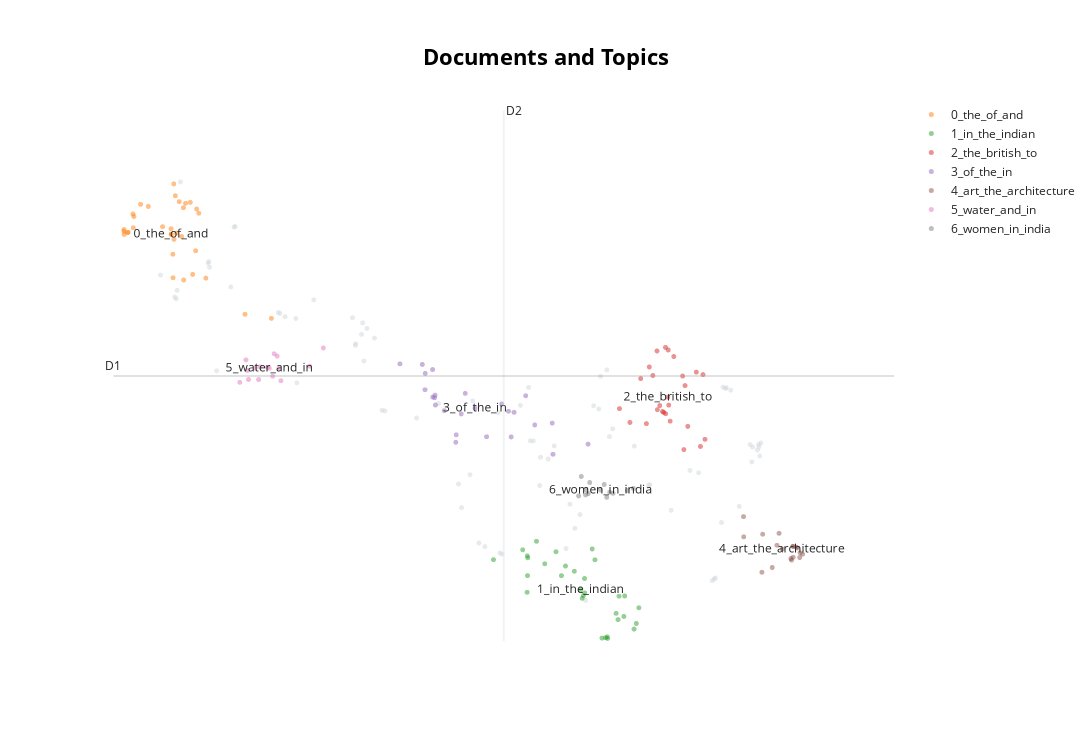

The notebook cell saved with this chart:
### Code cell
model.visualize_documents(questions)

### Figure 1 — Plotly figure (JSON) as saved in the notebook; plotly's stock layout.template omitted (floating-point values rounded to 4 significant figures)
{"data": [{"hoverinfo": "text", "hovertext": ["Discuss the main objectives of Population Education and point out the measures to achieve them in India in detail.", "‘Latecomer’ Industrial Revolution in Japan involved certain factors that were markedly different from what West had experienced.” Analyze.", "Explain the role of geographical factors towards the development of Ancient India.", "What were the major technological changes introduced during the Sultanate period? How did those technological changes influence the Indian society?", "Examine the linkages between the nineteenth century’s ‘Indian Renaissance’ and the emergence of national identity.", "Critically examine the effect of globalization on the aged population in India.", "Assess the main administrative issues and socio-cultural problems in the integration process of Indian Princely States.", "Why is Indian Regional Navigational Satellite System (IRNSS) needed? How does it help in navigation?", "South China Sea has assumed great geopolitical significance in the present context. Comment.", "Bring out the causes for more frequent occurrence of landslides in the Himalayas than in the Western Ghats.", "Why is India taking keen interest in the Arctic region?", "Differentiate the causes of landslides in the Himalayan region and Western Ghats.", "Discuss whether formation of new states in recent times is beneficial or not for the economy of India.", "Discuss the multi-dimensional implications of uneven distribution of mineral oil in the world.", "The Bhakti movement received a remarkable re-orientation with the advent of Sri Chaitanya Mahaprabhu. Discuss.", "Critically evaluate the various resources of the oceans which can be harnessed to meet the resource crisis in the world.", "Examine the status of forest resources of India and its resultant impact on climate change.", "Discuss the consequences of climate change on the food security in tropical countries.", "Why did the ‘Moderates’ failed to carry conviction with the nation about their proclaimed ideology and political goals by the end of the nineteenth century?", "Critically discuss the objectives of Bhoodan and Gramdan movements initiated by AcharyaVinobhaBhave and their success.", "Growing feeling of regionalism is an important factor in generation of demand for a separate state. Discuss.", "COVID-19 pandemic accelerated class inequalities and poverty in India. Comment.", "“Inspite of adverse environmental impact, coal mining is still inevitable for development”.\nDiscuss", "Do we have cultural pockets of small India all over the nation? Elaborate with examples.", "Mention the significance of straits and isthmus in international trade.", "With growing scarcity of fossil fuels, the atomic energy is gaining more and more significance in India. Discuss the availability of raw material required for the generation of atomic energy in India and in the world.", "\"An essential condition to eradicate poverty is to liberate the poor from the process of deprivation.\" Substantiate this statement with suitable examples.", "How did the colonial rule affect the tribals in India and what was the tribal response to the colonial oppression?", "Bring out the constructive programmes of Mahatma Gandhi during Non-Cooperation Movement and Civil Disobedience Movement.", "The recent cyclone on the east coast of India was called ‘Phailin’. How are the tropical cyclones named across the world? Elaborate.", "How will the melting of Himalayan glaciers have a far- reaching impact on the water resources of India?", "Explore and evaluate the impact of ‘Work From Home’ on family relationships.", "Since the decade of the 1920s, the national movement acquired various ideological strands and thereby expanded its social base. Discuss.", "With a brief background of quality of urban life in India, introduce the objectives and strategy of the 'Smart City Programme'.", "Child cuddling is now being replaced by mobile phones. Discuss its impact on the socialization of children.", "Discuss the role of women in the freedom struggle especially during the Gandhian phase.", "What are the economic significances of discovery of oil in Arctic Sea and its possible environemental consequences?", "Critically examine the compulsions which prompted India to play a decisive role in the emergence of Bangladesh.", "Describing the distribution of rubber producing countries, indicate the major environmental issues faced by them.", "Discuss the causes of depletion of mangroves and explain their importance in maintaining coastal ecology.", "It is said that India has substantial reserves of shale oil and gas, which can feed the needs of the country for quarter century. However, tapping of the resource does not appear to be high on the agenda. Discuss critically the availability and issues involved.", "‘Communalism arises either due to power struggle or relative deprivation.’ Argue by giving suitable illustrations.", "The life cycle of a joint family depends on economic factors rather than social values. Discuss.", "Why is India considered as a sub-continent? Elaborate your answer.", "Why did the industrial revolution first occur in England? Discuss the quality of life of the people there during the industrialization. How does it compare with that in India at present times?", "Tropical cyclones are largely confined to South China Sea, Bay of Bengal and Gulf of Mexico. Why?", "Defying the barriers of age, gender and religion, the Indian women became the torchbearer during the struggle for freedom in India. Discuss.", "Highlight the differences in the approach of Subhash Chandra Bose and Mahatma Gandhi in the struggle for freedom.", "Assess the importance of the accounts of the Chinese and Arab travellers in the reconstruction of the history of India.", "How have digital initiatives in India contributed to the functioning of the education system in the country? Elaborate your answer.", "What problems are germane to the decolonization process in the Malay Peninsula?", "Discuss the meaning of colour-coded weather warnings for cyclone prone areas given by India Meteorological department.", "Discuss the natural resource potentials of ‘Deccan trap’.", "What was the difference between Mahatma Gandhi and Rabindranath Tagore in their approach towards education and nationalism?", "To what extent did the role of the moderates prepare a base for the wider freedom movement? Comment.", "How difficult would have been the achievement of Indian independence without Mahatma Gandhi? Discuss.", "Mahatma Gandhi and Dr. B R Ambedkar, despite having divergent approaches and strategies, had a common goal of amelioration of the downtrodden. Elucidate.", "Throw light on the significance of the thoughts of Mahatma Gandhi in the present times.", "Do you agree that regionalism in India appears to be a consequence of rising cultural assertiveness? Argue.", "‘Despite implementation of various programmes for eradication of poverty by the government in India, poverty is still existing’. Explain by giving reasons.", "How is efficient and affordable urban mass transport key to the rapid economic development in India?", "Several foreigners made India their homeland and participated in various movements.\nAnalyze their role in the Indian struggle for freedom.", "Do you agree that there is a growing trend of opening new sugar mills in southern states of India? Discuss with justification.", "Write a critical note on the evolution and significance of the slogan, ‘Jai Jawan, Jai Kisan’.", "Though not very useful from the point of view of a connected political history of South India, the Sangam literature portrays the social and economic conditions of its time with remarkable vividness. Comment.", "What is the basis of regionalism? Is it that unequal distribution of benefits of development on regional basis eventually promotes regionalism? Substantiate your answer.", "The political and administrative reorganization of states and territories has been a continuous ongoing process since the mid-nineteenth century. Discuss with examples.", "Evaluate the policies of Lord Curzon and their long term implications on the national movements.", "Why did the Green Revolution in India virtually by-pass the eastern region despite fertile soil and good availability of water?", "Comment on the resource potentials of the long coastline of India and highlight the status of natural hazard preparedness in these areas.", "Smart cities in India cannot sustain without smart vilages. Discuss this statement in the backdrop of rural urban integration.", "\"The Himalayas are highly prone to landslides.\" Discuss the causes and suggest suitable measures of mitigation.", "Identify and discuss the factors responsible for diversity of natural vegetation in India. Assess the significance of wildlife sanctuaries in rain forests regions of India.", "India has immense potential of solar energy though there are regional variations in its developments. Elaborate.", "Examine how the decline of traditional artisanal industry in colonial India crippled the rural economy.", "Many voices had strengthened and enriched the nationalist movement during the Gandhian phase. Elaborate.", "Debate the issue whether and how contemporary movements for assertion of Dalit identity work towards annihilation of caste.", "Evaluate the nature of the Bhakti Literature and its contribution to Indian culture.", "Petroleum refineries are not necessarily located nearer to crude oil producing areas, particularly in many of the developing countries. Explain its implications.", "In the context of the diversity of India, can it be said that the regions form cultural units rather than the States? Give reasons with examples for your view point.", null], "marker": {"color": "#CFD8DC", "opacity": 0.5, "size": 5}, "mode": "markers+text", "name": "other", "showlegend": false, "type": "scattergl", "x": [3.849, 4.533, 3.703, 4.748, 5.98, 3.922, 4.611, 1.931, 0.4618, 0.1753, 1.835, 0.1687, 3.163, 1.917, 5.898, 1.364, 0.963, -0.3711, 6.026, 5.91, 3.003, 4.018, 1.172, 3.472, 0.4745, 2.051, 3.93, 4.994, 6.425, -0.2087, 0.4243, 4.377, 6.035, 2.137, 4.264, 5.169, 1.803, 5.41, 0.2644, -0.1459, 1.904, 4.22, 4.321, 3.233, 4.59, -0.1836, 5.154, 6.401, 5.721, 3.814, 4.682, -0.1937, 1.161, 6.333, 5.998, 6.304, 6.402, 6.387, 3.301, 4.086, 2.528, 5.624, 2.775, 6.323, 6.181, 3.037, 3.133, 6.086, 3.796, 1.038, 2.169, 0.1837, 0.9802, 1.839, 4.711, 6.412, 4.441, 5.874, 1.966, 3.494, 3.451], "y": [3.331, 3.87, 3.876, 3.517, 2.079, 2.646, 4.322, 4.557, 6.613, 6.082, 4.799, 6.059, 3.944, 5.142, 1.212, 5.496, 5.301, 5.875, 4.138, 1.227, 2.669, 3.053, 4.222, 1.611, 6.621, 4.908, 3.08, 3.251, 3.298, 5.539, 5.694, 2.201, 4.145, 3.8, 2.36, 2.66, 5.221, 2.266, 4.407, 7.305, 4.967, 1.68, 1.989, 1.764, 3.821, 5.642, 2.649, 3.275, 2.842, 3.332, 4.421, 5.511, 5.209, 3.237, 4.156, 3.274, 3.239, 3.191, 1.709, 3.255, 3.682, 2.877, 3.905, 3.008, 2.325, 2.307, 2.812, 4.109, 4.152, 5.237, 3.792, 5.995, 5.287, 4.821, 3.396, 3.099, 0.8829, 1.186, 5.057, 1.595, 3.764]}, {"hoverinfo": "text", "hovertext": ["Assess the impact of global warming on the coral life system with examples.", "Describe the characteristics and types of primary rocks.", "How do the melting of the Arctic ice and glaciers of the Antarctic differently affect the weather patterns and human activities on the Earth? Explain.", "Most of the unusual climatic happenings are explained as an outcome of the El-Nino effect. Do you agree?", "Discuss the concept of air mass and explain its role in macro-climatic changes.", "What do you understand by the theory of continental drift? Discuss the prominent evidences in its support.", "Briefly mention the alignment of major mountain ranges of the world and explain their impact on local weather conditions, with examples.", "Explain the formation of thousands of islands in Indonesian and Philipines archipelagos.", "There is no formation of deltas by rivers on the Western Ghats. Why?", "How do ocean currents and water masses differ in their impacts on marine life and coastal environment? Give suitable examples.", "Explain the factors responsible for the origin of ocean currents. How do they influence regional climates, fishing and navigation?", "Troposphere is a very significant atmospheric layer that determines weather processes.\nHow?", "How does the Juno Mission of NASA help to understand the origin and evolution of the Earth?", "Why is the South-West monsoon called ‘Purvaiya’ (easterly) in Bhojpur Region? How has this directional seasonal wind system influenced the cultural ethos of the region?", "Define mantle plume and explain its role in plate tectonics.", "How can the mountain ecosystem be restored from the negative impact of development initiatives and tourism?", "Major hot deserts in northern hemisphere are located between 20-30 deg N latitudes and on the western sides of the continents. Why?", "How far do you agree that the behaviour of the Indian monsoon has been changing due to humanizing landscape? Discuss.", "The process of desertification does not have climate boundaries. Justify with examples.", "What characteristics can be assigned to monsoon climate that succeeds in feeding more than 50 percent of the world population residing in Monsoon Asia?", "How does the cryosphere affect global climate?", "Why are the world’s fold mountain systems located along the margins of continents? Bring out the association between the global distribution of fold mountains and the earthquakes and volcanoes.", "What are the forces that influence ocean currents? Describe their role in fishing industry of the world.", "What are the consequences of spreading of ‘Dead Zones’ on marine ecosystem?", "What do you understand by the phenomenon of ‘temperature inversion’ in meteorology? How does it affect weather and the habitants of the place?", "How are the fjords formed? Why do they constitute some of the most picturesque areas of the world?", "Mention the global occurrence of volcanic eruptions in 2021 and their impact on regional environment.", "Bring out the causes for the formation of heat islands in the urban habitat of the world.", "Discuss the geophysical characteristics of Circum- Pacific Zone.", "The states of Jammu and Kashmir, Himachal Pradesh and Uttarakhand are reaching the limits of ecological carrying capacity due to tourism. Critically evaluate.", "Bring out the relationship between the shrinking Himalayan glaciers and the symptoms of climate change in the Indian sub-continent.", "Account for variations in oceanic salinity and discuss its multi-dimensional effects.", null], "marker": {"opacity": 0.5, "size": 5}, "mode": "markers+text", "name": "0_the_of_and", "text": ["", "", "", "", "", "", "", "", "", "", "", "", "", "", "", "", "", "", "", "", "", "", "", "", "", "", "", "", "", "", "", "", "0_the_of_and"], "textfont": {"size": 12}, "type": "scattergl", "x": [-0.5094, -0.2515, -0.6795, -0.7826, -0.7861, 0.06239, -0.2494, -0.597, 0.02631, -0.2032, -0.08741, -0.7373, 0.038, -0.1088, -0.3477, 0.5856, -0.2186, -0.007238, -0.2317, -0.2296, -0.744, -0.1325, -0.03379, -0.221, -0.7846, -0.1912, -0.6726, -0.6836, -0.112, 0.8838, 0.1421, -0.1599, -0.2507], "y": [6.929, 6.587, 6.603, 6.5, 6.547, 6.824, 6.5, 6.961, 6.25, 7.094, 6.977, 6.533, 6.889, 5.8, 6.618, 5.274, 6.424, 5.886, 6.195, 5.834, 6.527, 6.468, 6.992, 7.275, 6.574, 6.521, 6.774, 6.813, 6.909, 5.212, 5.829, 7.002, 6.504]}, {"hoverinfo": "text", "hovertext": ["What are the main features of Vedic society and religion? Do you think some of the features are still prevailing in Indian society?", "Do you think marriage as a sacrament in loosing its value in Modern India?", "Given the diversities among the tribal communities in India, in which specific contexts should they be considered as a single category?", "Pala period is the most significant phase in the history of Buddhism in India. Enumerate.", "Has caste lost its relevance in understanding the multi- cultural Indian Society? Elaborate your answer with illustrations.", "Analyze the salience of ‘sect’ in Indian society vis-a-vis caste, region and religion.", "The ancient civilization in Indian sub continent differed from those of Egypt , Mesopotamia and Greece in that its culture and traditions have been preserved without breakdown to the present day. Comment", "Sufis and medieval saints failed to modify either the religious ideas and practices or the outward structure of Hindu/ Muslim societies to any appreciable extent. Comment.", "Has the formation of linguistic States strengthened the cause of Indian Unity?", "What are the two major legal initiatives by the State since Independence addressing discrimination against Scheduled Tribes(STs)?", "Why are the tribals in India referred to as 'the Scheduled Tribes? Indicate the major provisions in the Constitution of India for their upliftment.", "Is diversity and pluralism in India under threat due to globalisation? Justify your answer.", "How does Indian society maintain continuity in traditional social values? Enumerate the changes taking place in it.", "Discuss the impact of post-liberal economy on ethnic identity and communalism.", "Are we losing our local identity for the global identity? Discuss.", "To what extent globalization has influenced the core of cultural diversity in India? Explain.", "What are the challenges to our cultural practices in the name of secularism?", "Why is caste identity in India both fluid and static?", "Examine the uniqueness of tribal knowledge system when compared with mainstream knowledge and cultural systems.", "Are tolerance, assimilation and pluralism the key elements in the making of an Indian form of secularism? Justify your answer.", "How do the Indian debates on secularism differ from the debates in the West?", "Describe any four cultural elements of diversity in India and rate their relative significance in building a national identity.", "Globalisation is generally said to promote cultural homogenisation but due to this cultural specificities appear to be strengthened in the Indian society.’ Elucidate.", "Trace the rise and growth of socio-religious reform movements with special reference to Young Bengal and Brahmo Samaj.", "Distinguish between religiousness/religiosity and communalism giving one example of how the former has got transformed into the latter in independent India.", "Customs and traditions suppress reason leading to obscurantism. Do you agree?", "“Caste system is assuming new identities and associational forms. Hence, caste system cannot be eradicated in India.”", "What makes the Indian society unique in sustaining its culture? Discuss.", "How the Indian concept of secularism different from the western model of secularism?\nDiscuss.", "The spirit of tolerance and love is not only an interesting feature of Indian society from very early times, but it is also playing an important part at the present. Elaborate.", null], "marker": {"opacity": 0.5, "size": 5}, "mode": "markers+text", "name": "1_in_the_indian", "text": ["", "", "", "", "", "", "", "", "", "", "", "", "", "", "", "", "", "", "", "", "", "", "", "", "", "", "", "", "", "", "1_in_the_indian"], "textfont": {"size": 12}, "type": "scattergl", "x": [4.787, 4.82, 4.213, 5.044, 4.432, 4.809, 3.784, 4.99, 3.398, 4.516, 4.547, 3.729, 4.429, 4.106, 3.782, 3.886, 4.627, 4.416, 4.168, 4.667, 4.69, 3.979, 3.786, 5.016, 4.875, 3.779, 4.403, 4.314, 4.687, 4.884, 4.385], "y": [0.6849, 0.9473, 1.411, 0.7701, 0.9976, 0.5886, 1.264, 0.4435, 1.508, 1.673, 1.506, 1.66, 1.219, 1.63, 1.567, 1.79, 0.3047, 0.9553, 1.263, 0.3111, 0.3005, 1.445, 1.537, 0.5295, 0.6374, 1.008, 0.9155, 1.331, 0.3236, 0.9517, 1.049]}, {"hoverinfo": "text", "hovertext": ["Examine critically the various facets of economic policies of the British in India from mid-eighteenth century till independence.", "The 1857 uprising was the culmination of the recurrent, big and small local rebellions that had occurred in the preceding hundred years of British rule. Elucidate.", "Why did the armies of the British East India Company – mostly comprising of Indian soldiers – win consistently against the more numerous and better equipped armies of the Indian rulers? Give reasons.", "Whereas the British planters had developed tea gardens all along the Shivaliks and Lesser Himalayas from Assam to Himachal Pradesh, in effect they did not succeed beyond the Darjeeling area. Explain.", "Why indentured labour was taken by the British from India to their colonies? have they been able to preserve their cultural identity over there?", "” There arose a serious challenge to the Democratic State System between the two World Wars.” Evaluate the statement.", "What were the major political, economic and social developments in the world which motivated the anti-colonial in India?", "The New Economic Policy – 1921 of Lenin had influenced the policies adopted by India soon after independence. Evaluate.", "Why was there a sudden spurt in famines in colonial India since the mid-eighteenth century? Give reasons.", "Clarify how mid-eighteenth century India was beset with the spectre of a fragmented polity.", "“American Revolution was an economic revolt against mercantilism.” Substantiate.", "What were the events that led to the Suez Crisis in 1956? How did it deal a final blow to Britain’s self-image as a world power?", "Assess the role of British imperial power in complicating the process of transfer of power during the 1940s.", "The anti-colonial struggles in West Africa were led by the new elite of Western-educated Africans.", "Explain how the foundations of the modern world were laid by the American and French Revolutions.", "It would have been difficult for the Constituent Assembly to complete its historic task of drafting the Constitution for Independent India in just three years, but its experience gained with the Government of India Act, 1935\n.Discuss.", "Highlight the importance of the new objectives that got added to the vision of Indian Independence since the twenties of the last century.", "To what extend can Germany be held responsible for causing the two World Wars? Discuss critically.", "Explain how the Uprising of 1857 constitutes an important watershed in the evolution of British policies towards colonial India.", "Discuss the contributions of MaulanaAbulKalam Azad to pre- and post-independent India.", "In what ways did the navel mutiny prove to be the last nail in the coffin of British colonial aspirations in India?", "The third battle of Panipat was fought in 1761. Why were so many empire-shaking battles fought at Panipat?", "“Africa was chopped into states artificially created by accidents of European competition.” Analyze.", "What policy instruments were deployed to contain the Great Economic Depression?", "Analyze the circumstances that led to the Tashkent Agreement in 1966. Discuss the highlights of the Agreement.", null], "marker": {"opacity": 0.5, "size": 5}, "mode": "markers+text", "name": "2_the_british_to", "text": ["", "", "", "", "", "", "", "", "", "", "", "", "", "", "", "", "", "", "", "", "", "", "", "", "", "2_the_british_to"], "textfont": {"size": 12}, "type": "scattergl", "x": [5.383, 5.281, 5.254, 4.825, 5.312, 5.346, 5.13, 5.567, 4.943, 5.598, 5.695, 5.163, 5.203, 5.44, 5.77, 5.793, 5.742, 5.25, 5.327, 5.554, 5.348, 5.399, 5.377, 5.54, 5.065, 5.372], "y": [3.88, 3.873, 3.811, 3.827, 3.782, 4.765, 3.596, 4.18, 3.614, 3.554, 4.387, 4.466, 4.335, 4.626, 4.349, 3.355, 3.246, 4.711, 3.768, 3.197, 3.748, 3.634, 4.727, 4.326, 4.288, 4.002]}, {"hoverinfo": "text", "hovertext": ["Defining blue revolution, explain the problems and strategies for pisciculture development in India.", "Elucidate the relationship between globalization and new technology in a world of scarce resources, with special reference to India.", "How does India see its place in the economic space of rising natural resources rich Africa?", "Analyze the factors for the highly decentralized cotton textile industry in India.", "Discuss the various social problems which originated out of the speedy process of urbanization in India.", "Discuss the factors for localisation of agro-based food processing industries of North-West India.", "Why did human development fail to keep pace with economic development in India?", "Does urbanization lead to more segregation and/or marginalization of the poor in Indian metropolises?", "To what extent has the urban planning and culture of the Indus Valley Civilization provided inputs to the present day urbanization?\nDiscuss.", "Account for the change in the spatial pattern of the Iron and Steel industry in the world.", "Despite India being one of the countries of the Gondwanaland, its mining industry contributes much less to its Gross Domestic Product(GDP) in percentage. Discuss.", "What is the significance of Industrial Corridors in India? Identifying industrial corridors, explain their main characteristics.", "Bring out the socio-economic effects of the introduction of railways in different countries of the world", "Account for the present location of iron and steel industries away from the source of raw material, by giving examples.", "“The growth of cities as I.T. hubs has opened up new avenues of employment, but has also created new problems”. Substantiate this statement with examples", "What are the main socio-economic implications arising out of the development of IT industries in major cities of India?", "How is the growth of Tier 2 cities related to the rise of a new middle class with an emphasis on the culture of consumption?", "What is Cryptocurrency? How does it affect global society? Has it been affecting Indian society also?", "Can the strategy of regional resource-based manufacturing help in promoting employment in India?", "Mention core strategies for the transformation of aspirational districts in India and explain the nature of convergence, collaboration and competition for its success.", "Mention the advantages of the cultivation of pulses because of which the year 2016 was declared as the International Year of Pulses by United Nations.", "Discuss the changes in the trends of labour migration within and outside India in the last four decades.", "Critically examine whether growing population is the cause of poverty OR poverty is the mains cause of population increase in India.", "From being net food importer in 1960s, India has emerged as a net food exporter to the world. Provide reasons.", null], "marker": {"opacity": 0.5, "size": 5}, "mode": "markers+text", "name": "3_of_the_in", "text": ["", "", "", "", "", "", "", "", "", "", "", "", "", "", "", "", "", "", "", "", "", "", "", "", "3_of_the_in"], "textfont": {"size": 12}, "type": "scattergl", "x": [3.763, 2.624, 2.34, 2.732, 3.866, 2.737, 4.063, 3.598, 3.631, 2.709, 2.626, 3.491, 2.841, 2.593, 2.977, 3.034, 2.972, 3.321, 2.711, 3.568, 3.079, 4.47, 4.072, 2.741, 3.19], "y": [4.024, 4.116, 4.513, 3.994, 3.576, 4.034, 3.604, 3.392, 3.77, 4.426, 4.367, 3.898, 3.795, 4.504, 3.424, 3.745, 3.309, 3.395, 4.003, 3.786, 4.061, 3.281, 3.125, 3.881, 3.834]}, {"hoverinfo": "text", "hovertext": ["Chola architecture represents a high watermark in the evolution of temple architecture. Discuss", "How will you explain the medieval Indian temple sculptures represent the social life of those days?", "“In many ways, Lord Dalhousie was the founder of modern India.” Elaborate.", "Discuss the main contributions of Gupta period and Chola period to Indian heritage and culture\n.", "Persian literary sources of medieval India reflect the spirit of the age. Comment.", "Indian Philosophy and tradition played a significant role in conceiving and shaping the monuments and their art in India. Discuss.", "Discuss the ‘Tandava’ dance as recorded in early Indian inscriptions.", "Mesolithic rock cut architecture of India not only reflects the cultural life of the times but also a fine aesthetic sense comparable to modern painting. Critically evaluate this comment.", "Early Buddhist Stupa-art, while depicting folk motifs and narratives successfully expounds Buddhist ideals. Elucidate.", "How do you justify the view that the level of excellence of the Gupta numismatic art is not at all noticeable in later times?", "The rock-cut architecture represents one of the most important sources of our knowledge of early Indian art and history. Discuss.", "Gandhara sculpture owed as much to the Romans as to the Greeks. Explain.", "Safeguarding the Indian art heritage is the need of the moment.", "Taxila university was one of the oldest universities of the world with which were associated a number of renowned learned personalities of different disciplines. Its strategic location caused its fame to flourish, but unlike Nalanda, it is not considered as a university in the modern sense. Discuss.", "Highlight the Central Asian and Greco Bactrian elements in the Gandhara art.", "Krishnadeva Raya, the King of Vijayanagar, was not only an accomplished scholar himself but was also a great patron of learning and literature. Discuss.", "Discuss the significance of the lion and bull figures in Indian mythology, art and architecture.", null], "marker": {"opacity": 0.5, "size": 5}, "mode": "markers+text", "name": "4_art_the_architecture", "text": ["", "", "", "", "", "", "", "", "", "", "", "", "", "", "", "", "", "4_art_the_architecture"], "textfont": {"size": 12}, "type": "scattergl", "x": [6.791, 6.835, 6.229, 6.437, 6.632, 6.608, 6.787, 6.866, 6.792, 6.554, 6.766, 6.898, 6.87, 6.232, 6.829, 6.446, 6.773, 6.667], "y": [1.545, 1.689, 2.169, 1.315, 1.913, 1.729, 1.715, 1.541, 1.71, 1.388, 1.526, 1.593, 1.616, 1.859, 1.699, 1.899, 1.502, 1.671]}, {"hoverinfo": "text", "hovertext": ["In what way can floods be converted into a sustainable source of irrigation and all-weather inland navigation in India?", "Examine the potential of wind energy in India and explain the reasons for their limited spatial spread.", "Enumerate the problems and prospects of inland water transport in India.", "The effective management of land and water resources will drastically reduce the human miseries. Explain.", "Mumbai, Delhi and Kolkata are the three Mega cities of the country but the air pollution is much more serious probelm in Delhi as compared to the other two. Why is this so?", "Account for the huge flooding of million cities in India including the smart ones like Hyderabad and Pune. Suggest lasting remedial measures.", "The interlinking of rivers can provide viable solutions to the multi-dimensional inter-related problems of droughts, floods and interrupted navigation. Critically examine.", "What is water stress? How and why does it differ regionally in India?", "Major cities of India are becoming more vulnerable to flood conditions. Discuss.", "India is well endowed with fresh water resources. Critically examine why it still suffers from water scarcity.", "Why is the world today confronted with a crisis of availability of and access to freshwater resources?", "“The ideal solution of depleting ground water resources in India is water harvesting system.” How can it be made effective in urban areas?", "Present an account of the Indus Water Treaty and examine its ecological, economic and political implications in the context of changing bilateral relations.", "what are the environmental implications of the reclamation of the water bodies into urban land use? Explain with examples.", "In what way micro-watershed development projects help in water conservation in\ndrought-prone and semi-arid regions of India?", null], "marker": {"opacity": 0.5, "size": 5}, "mode": "markers+text", "name": "5_water_and_in", "text": ["", "", "", "", "", "", "", "", "", "", "", "", "", "", "", "5_water_and_in"], "textfont": {"size": 12}, "type": "scattergl", "x": [0.8983, 1.472, 0.9493, 0.6251, 1.317, 0.9912, 0.7025, 0.9154, 0.9695, 0.7569, 0.6136, 0.7391, 0.5961, 0.526, 0.8399, 0.8608], "y": [4.323, 4.757, 4.633, 4.273, 4.478, 4.254, 4.449, 4.669, 4.445, 4.468, 4.411, 4.273, 4.574, 4.229, 4.458, 4.446]}, {"hoverinfo": "text", "hovertext": ["Examine the role of ‘Gig Economy’ in the process of empowerment of women in India.", "Discuss the positive and negative effects of globalization on women in India?", "What are the continued challenges for women in India against time and space?", "Discuss the various economic and\nsocio-cultural forces that are driving increasing feminization of agriculture in India.", "Why do some of the most prosperous regions of India have an adverse sex ratio for women? Give your arguments.", "How do you explain the statistics that show that the sex ratio in Tribes in India is more favourable to women than the sex ratio among Scheduled Castes?", "Explain why suicide among young women is increasing in Indian Society.", "‘Women’s movement in India has not addressed the issues of women of lower social strata.’ Substantiate your view.", "“Male membership needs to be encouraged in order to make women’s organization free from gender bias.” Comment.", "“Empowering women is the key to control population growth.” Discuss.", "The women’s questions arose in modern India as a part of the 19th century social reform movement. What are the major issues and debates concerning women in that period?", "How does patriarchy impact the position of a middle class working woman in India?", null], "marker": {"opacity": 0.5, "size": 5}, "mode": "markers+text", "name": "6_women_in_india", "text": ["", "", "", "", "", "", "", "", "", "", "", "", "6_women_in_india"], "textfont": {"size": 12}, "type": "scattergl", "x": [4.714, 4.445, 4.752, 4.393, 4.471, 4.442, 4.362, 4.913, 4.652, 4.488, 4.981, 4.681, 4.608], "y": [2.543, 2.58, 2.526, 2.786, 2.521, 2.503, 2.487, 2.571, 2.662, 2.692, 2.603, 2.465, 2.578]}], "layout": {"annotations": [{"showarrow": false, "text": "D1", "x": -0.904, "y": 4.328, "yshift": 10}, {"showarrow": false, "text": "D2", "x": 3.514, "xshift": 10, "y": 8.401}], "height": 750, "shapes": [{"line": {"color": "#CFD8DC", "width": 2}, "type": "line", "x0": 3.514, "x1": 3.514, "y0": 0.2555, "y1": 8.401}, {"line": {"color": "#9E9E9E", "width": 2}, "type": "line", "x0": -0.904, "x1": 7.933, "y0": 4.328, "y1": 4.328}], "title": {"font": {"color": "Black", "size": 22}, "text": "<b>Documents and Topics</b>", "x": 0.5, "xanchor": "center", "yanchor": "top"}, "width": 1200, "xaxis": {"visible": false}, "yaxis": {"visible": false}}}
